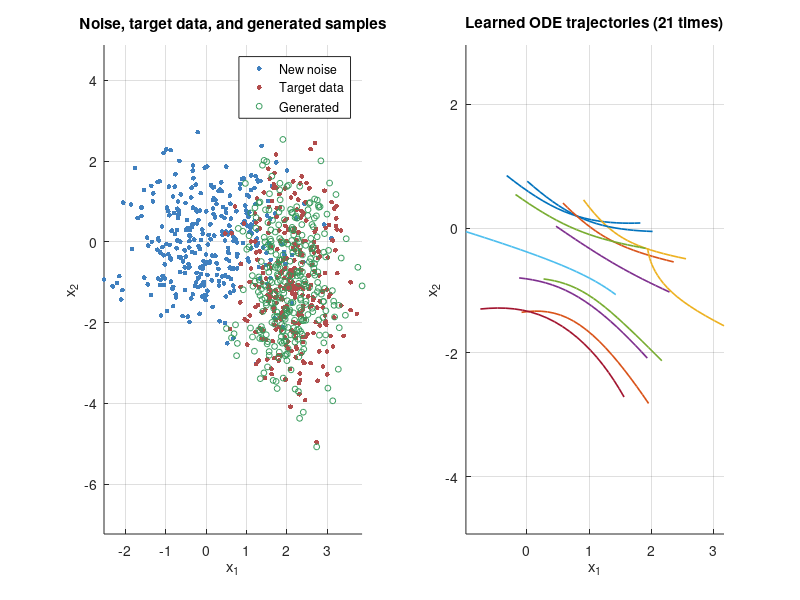

Reproduce this figure in MATLAB.
function diagnostics = flow_matching_demo()
% FLOW_MATCHING_DEMO Regress a Gaussian velocity field and sample with ode45.
% Training pairs are independent. Sampling receives new noise, never targets.

rng(17);
trainingCount = 4000;
sampleCount = 300;
targetMean = [2, -1];
targetStd = [0.6, 1.3];
source = randn(trainingCount, 2);
target = randn(trainingCount, 2) .* targetStd + targetMean;
velocityTargets = target - source;
timeGrid = linspace(0, 1, 61)';
coefficientRows = zeros(numel(timeGrid), 6);
trainingLoss = zeros(size(timeGrid));

for index = 1:numel(timeGrid)
    time = timeGrid(index);
    positions = (1 - time) * source + time * target;
    features = [positions, ones(trainingCount, 1)];
    coefficients = features \ velocityTargets;
    coefficientRows(index, :) = coefficients(:)';
    residual = features * coefficients - velocityTargets;
    trainingLoss(index) = mean(residual(:).^2);
end

initialNoise = randn(sampleCount, 2);
outputTimes = linspace(0, 1, 21);
options = odeset('RelTol', 1e-6, 'AbsTol', 1e-8);
learnedField = @(time, state) learned_velocity( ...
    time, state, timeGrid, coefficientRows, sampleCount);
[times, states] = ode45(learnedField, outputTimes, initialNoise(:), options);
generated = reshape(states(end, :)', sampleCount, 2);

analyticField = @(time, state) gaussian_velocity( ...
    time, state, sampleCount, targetMean, targetStd);
[~, analyticStates] = ode45( ...
    analyticField, [0, 1], initialNoise(:), options);
analyticGenerated = reshape(analyticStates(end, :)', sampleCount, 2);
exactEndpoint = initialNoise .* targetStd + targetMean;

diagnostics.analyticEndpointError = max( ...
    abs(analyticGenerated(:) - exactEndpoint(:)));
diagnostics.learnedEndpointRMSE = sqrt( ...
    mean((generated(:) - exactEndpoint(:)).^2));
diagnostics.generatedMean = mean(generated, 1);
diagnostics.generatedStd = std(generated, 0, 1);
diagnostics.meanTrainingLoss = mean(trainingLoss);
assert(all(isfinite(generated(:))), 'Generated samples must be finite.');
assert(diagnostics.analyticEndpointError < 1e-4, ...
    'The analytic ODE must match its closed-form endpoint.');

fprintf('Target mean:       [%.3f, %.3f]\n', targetMean);
fprintf('Generated mean:    [%.3f, %.3f]\n', diagnostics.generatedMean);
fprintf('Target std:        [%.3f, %.3f]\n', targetStd);
fprintf('Generated std:     [%.3f, %.3f]\n', diagnostics.generatedStd);
fprintf('Mean training MSE: %.6f\n', diagnostics.meanTrainingLoss);
fprintf('Analytic ODE endpoint error: %.3e\n', ...
    diagnostics.analyticEndpointError);
fprintf('Learned endpoint RMSE:      %.6f\n', ...
    diagnostics.learnedEndpointRMSE);

figure('Name', 'Flow matching with a linear velocity model');
subplot(1, 2, 1);
scatter(initialNoise(:, 1), initialNoise(:, 2), 12, ...
    [0.25, 0.50, 0.75], 'filled');
hold on;
scatter(target(1:sampleCount, 1), target(1:sampleCount, 2), ...
    12, [0.70, 0.30, 0.30], 'filled');
scatter(generated(:, 1), generated(:, 2), 18, ...
    [0.20, 0.60, 0.35]);
hold off;
axis equal;
grid on;
xlabel('x_1');
ylabel('x_2');
title('Noise, target data, and generated samples');
legend('New noise', 'Target data', 'Generated', 'Location', 'best');

subplot(1, 2, 2);
hold on;
for index = 1:12
    plot(states(:, index), states(:, sampleCount + index), ...
        'LineWidth', 1.2);
end
hold off;
axis equal;
grid on;
xlabel('x_1');
ylabel('x_2');
title(sprintf('Learned ODE trajectories (%d times)', numel(times)));
end

function derivative = learned_velocity(time, state, timeGrid, rows, count)
coefficients = reshape(interp1(timeGrid, rows, time, 'linear'), 3, 2);
positions = reshape(state, count, 2);
velocity = [positions, ones(count, 1)] * coefficients;
derivative = velocity(:);
end

function derivative = gaussian_velocity(time, state, count, targetMean, targetStd)
positions = reshape(state, count, 2);
variance = (1 - time)^2 + time^2 * targetStd.^2;
slope = (time * targetStd.^2 - (1 - time)) ./ variance;
velocity = targetMean + (positions - time * targetMean) .* slope;
derivative = velocity(:);
end
